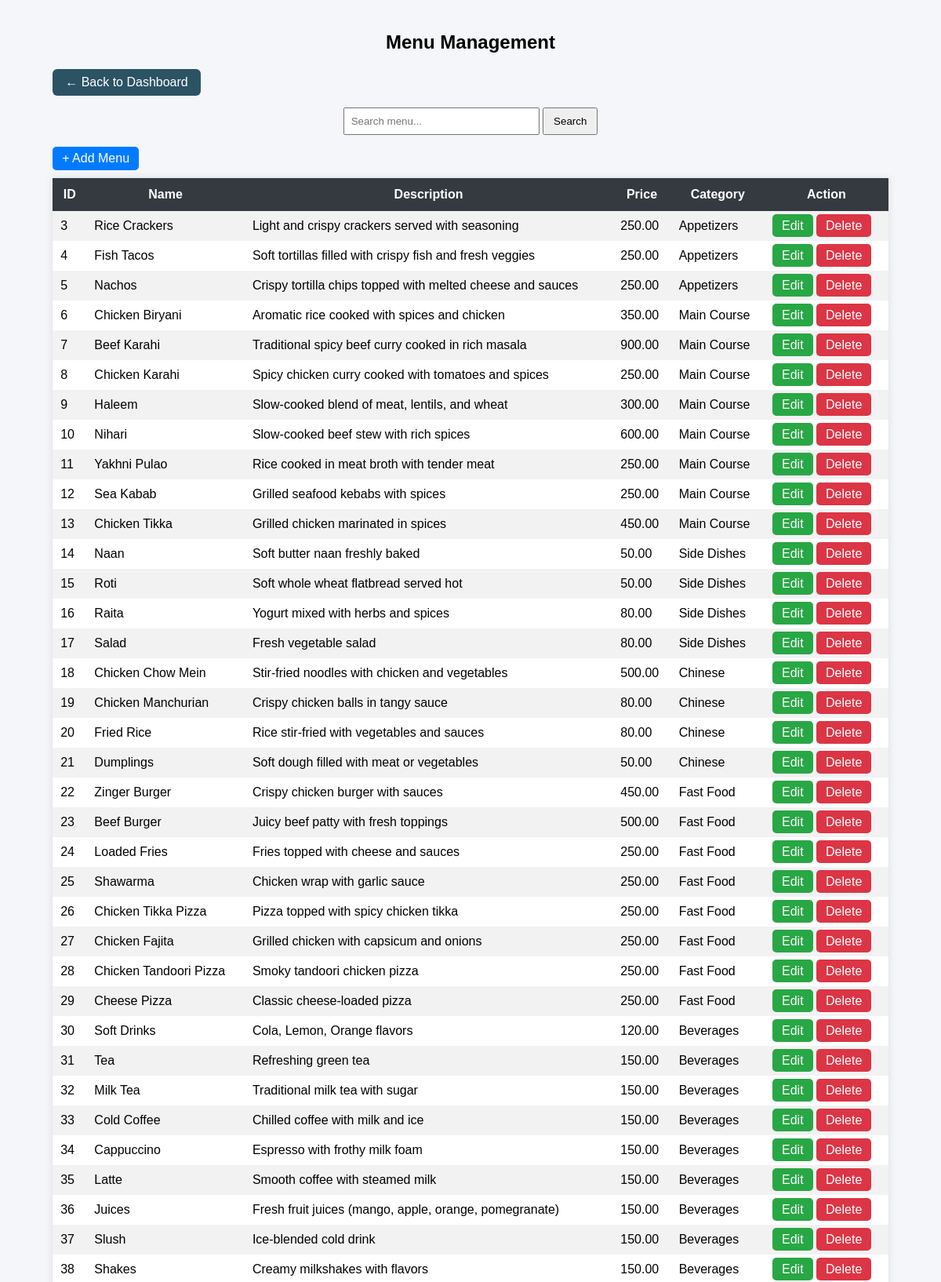
/resturant/menu_admin.php (upper part), run on the app's committed database.
### tables this page shows
CREATE TABLE `menu_items` (
  `id` int(11) NOT NULL,
  `name` varchar(100) DEFAULT NULL,
  `description` text DEFAULT NULL,
  `price` decimal(10,2) DEFAULT NULL,
  `image` varchar(255) DEFAULT NULL,
  `category_id` int(11) DEFAULT NULL
);

CREATE TABLE `category` (
  `category_id` int(11) NOT NULL,
  `category_name` varchar(100) DEFAULT NULL,
  `parent_id` int(11) DEFAULT NULL
);

### resturant/menu_admin.php (the view, shortened to what this page needs)
<?php
include 'restaurant.php';
$search = $_GET['search'] ?? '';
$sql = "SELECT menu_items.*, category.category_name
        FROM menu_items
        LEFT JOIN category
        ON menu_items.category_id = category.category_id
        WHERE menu_items.name LIKE '%$search%'
        OR category.category_name LIKE '%$search%'";
$result = $conn->query($sql);
?>
<link rel="stylesheet" href="menu.css">
<div class="container">
    <h2>Menu Management</h2>
    <div class="back-btn-container">
    <a href="dashboard.php" class="btn-back">← Back to Dashboard</a>
</div>
    <form method="GET" class="search-box">
        <input type="text" name="search" placeholder="Search menu..." value="<?php echo $search; ?>">
        <button type="submit">Search</button>
    </form>
    <a href="add_menu.php" class="btn btn-add">+ Add Menu</a>
    <table>
        <tr>
            <th>ID</th>
            <th>Name</th>
            <th>Description</th>
            <th>Price</th>
            <th>Category</th>
            <th>Action</th>
        </tr>
        <?php if($result->num_rows > 0){ ?>
            <?php while($row = $result->fetch_assoc()) { ?>
            <tr>
                <td><?php echo $row['id']; ?></td>
                <td><?php echo $row['name']; ?></td>
                <td><?php echo $row['description'] ?? 'No description'; ?></td>
                <td><?php echo $row['price']; ?></td>
                <td><?php echo $row['category_name'] ?? 'Unassigned'; ?></td>
                <td>
                    <a href="edit_menu.php?id=<?php echo $row['id']; ?>" class="btn btn-edit">Edit</a>
                    <a href="delete_menu.php?id=<?php echo $row['id']; ?>"
                       class="btn btn-delete"
                       onclick="return confirm('Are you sure you want to delete?')">
                       Delete
                    </a>
                </td>
            </tr>
            <?php } ?>
        <?php } else { ?>
            <tr>
                <td colspan="6">No menu items found</td>
            </tr>
        <?php } ?>
    </table>
</div>

### resturant/menu.css (style rules this page uses)
.container { width: 90%; margin: 40px auto; }
h2 { text-align: center; }
.search-box { margin-bottom: 15px; text-align: center; }
.search-box input { padding: 8px; width: 250px; }
.search-box button { padding: 8px 12px; }
.btn { padding: 6px 12px; border-radius: 5px; text-decoration: none; color: white; }
.btn-add { background: #007bff; display: inline-block; margin-bottom: 10px; }
.btn-edit { background: #28a745; }
.btn-delete { background: #dc3545; }
table { width: 100%; border-collapse: collapse; background: white; box-shadow: 0 0 10px rgba(0,0,0,0.1); }
th { background: #343a40; color: white; padding: 12px; }
td { padding: 10px; text-align: left; }
tr:nth-child(even) { background: #f2f2f2; }
.back-btn-container { margin-bottom: 15px; }
.btn-back { display: inline-block; background-color: #2c5364; color: white; padding: 8px 16px; text-decoration: none; border-radius: 6px; font-weight: 500; transition: all 0.3s ease; }

### data on the page
menu_items: id "3", name "Rice Crackers", description "Light and crispy crackers served with seasoning", price "250.00", category.category_name "Appetizers"
menu_items: id "4", name "Fish Tacos", description "Soft tortillas filled with crispy fish and fresh veggies", price "250.00", category.category_name "Appetizers"
menu_items: id "5", name "Nachos", description "Crispy tortilla chips topped with melted cheese and sauces", price "250.00", category.category_name "Appetizers"
menu_items: id "6", name "Chicken Biryani", description "Aromatic rice cooked with spices and chicken", price "350.00", category.category_name "Main Course"
menu_items: id "7", name "Beef Karahi", description "Traditional spicy beef curry cooked in rich masala", price "900.00", category.category_name "Main Course"
menu_items: id "8", name "Chicken Karahi", description "Spicy chicken curry cooked with tomatoes and spices", price "250.00", category.category_name "Main Course"
menu_items: id "9", name "Haleem", description "Slow-cooked blend of meat, lentils, and wheat", price "300.00", category.category_name "Main Course"
menu_items: id "10", name "Nihari", description "Slow-cooked beef stew with rich spices", price "600.00", category.category_name "Main Course"
menu_items: id "11", name "Yakhni Pulao", description "Rice cooked in meat broth with tender meat", price "250.00", category.category_name "Main Course"
menu_items: id "12", name "Sea Kabab", description "Grilled seafood kebabs with spices", price "250.00", category.category_name "Main Course"
menu_items: id "13", name "Chicken Tikka", description "Grilled chicken marinated in spices", price "450.00", category.category_name "Main Course"
menu_items: id "14", name "Naan", description "Soft butter naan freshly baked", price "50.00", category.category_name "Side Dishes"
menu_items: id "15", name "Roti", description "Soft whole wheat flatbread served hot", price "50.00", category.category_name "Side Dishes"
menu_items: id "16", name "Raita", description "Yogurt mixed with herbs and spices", price "80.00", category.category_name "Side Dishes"
menu_items: id "17", name "Salad", description "Fresh vegetable salad", price "80.00", category.category_name "Side Dishes"
menu_items: id "18", name "Chicken Chow Mein", description "Stir-fried noodles with chicken and vegetables", price "500.00", category.category_name "Chinese"
menu_items: id "19", name "Chicken Manchurian", description "Crispy chicken balls in tangy sauce", price "80.00", category.category_name "Chinese"
menu_items: id "20", name "Fried Rice", description "Rice stir-fried with vegetables and sauces", price "80.00", category.category_name "Chinese"
menu_items: id "21", name "Dumplings", description "Soft dough filled with meat or vegetables", price "50.00", category.category_name "Chinese"
menu_items: id "22", name "Zinger Burger", description "Crispy chicken burger with sauces", price "450.00", category.category_name "Fast Food"
menu_items: id "23", name "Beef Burger", description "Juicy beef patty with fresh toppings", price "500.00", category.category_name "Fast Food"
menu_items: id "24", name "Loaded Fries", description "Fries topped with cheese and sauces", price "250.00", category.category_name "Fast Food"
menu_items: id "25", name "Shawarma", description "Chicken wrap with garlic sauce", price "250.00", category.category_name "Fast Food"
menu_items: id "26", name "Chicken Tikka Pizza", description "Pizza topped with spicy chicken tikka", price "250.00", category.category_name "Fast Food"
menu_items: id "27", name "Chicken Fajita", description "Grilled chicken with capsicum and onions", price "250.00", category.category_name "Fast Food"
menu_items: id "28", name "Chicken Tandoori Pizza", description "Smoky tandoori chicken pizza", price "250.00", category.category_name "Fast Food"
menu_items: id "29", name "Cheese Pizza", description "Classic cheese-loaded pizza", price "250.00", category.category_name "Fast Food"
menu_items: id "30", name "Soft Drinks", description "Cola, Lemon, Orange flavors", price "120.00", category.category_name "Beverages"
menu_items: id "31", name "Tea", description "Refreshing green tea", price "150.00", category.category_name "Beverages"
menu_items: id "32", name "Milk Tea", description "Traditional milk tea with sugar", price "150.00", category.category_name "Beverages"
menu_items: id "33", name "Cold Coffee", description "Chilled coffee with milk and ice", price "150.00", category.category_name "Beverages"
menu_items: id "34", name "Cappuccino", description "Espresso with frothy milk foam", price "150.00", category.category_name "Beverages"
menu_items: id "35", name "Latte", description "Smooth coffee with steamed milk", price "150.00", category.category_name "Beverages"
menu_items: id "36", name "Juices", description "Fresh fruit juices (mango, apple, orange, pomegranate)", price "150.00", category.category_name "Beverages"
menu_items: id "37", name "Slush", description "Ice-blended cold drink", price "150.00", category.category_name "Beverages"
menu_items: id "38", name "Shakes", description "Creamy milkshakes with flavors", price "150.00", category.category_name "Beverages"
